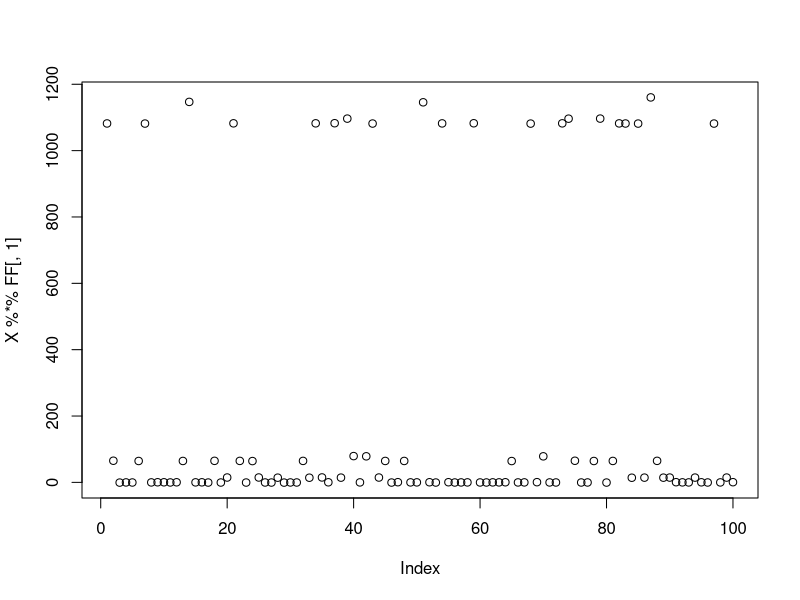
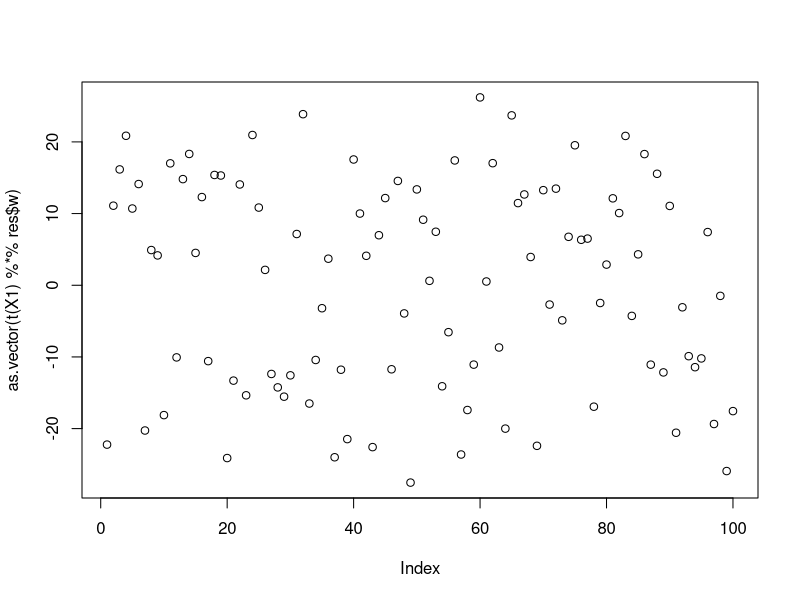
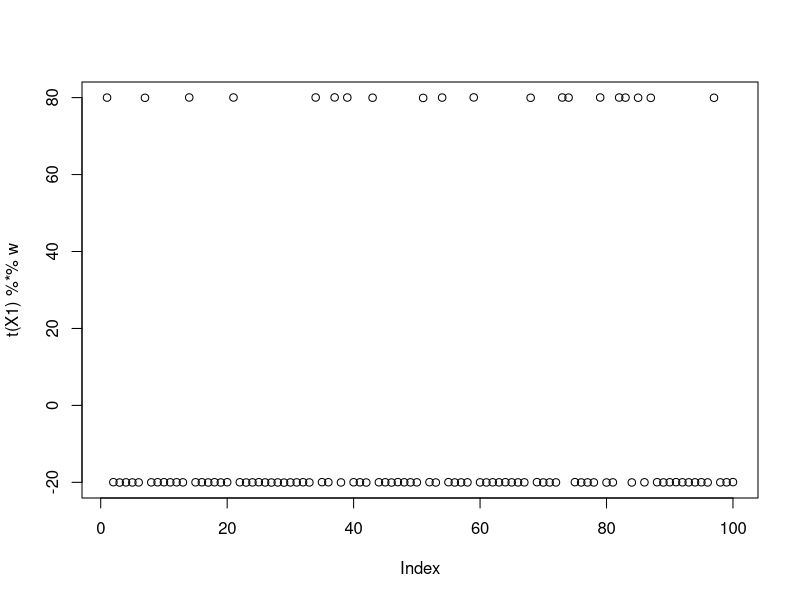
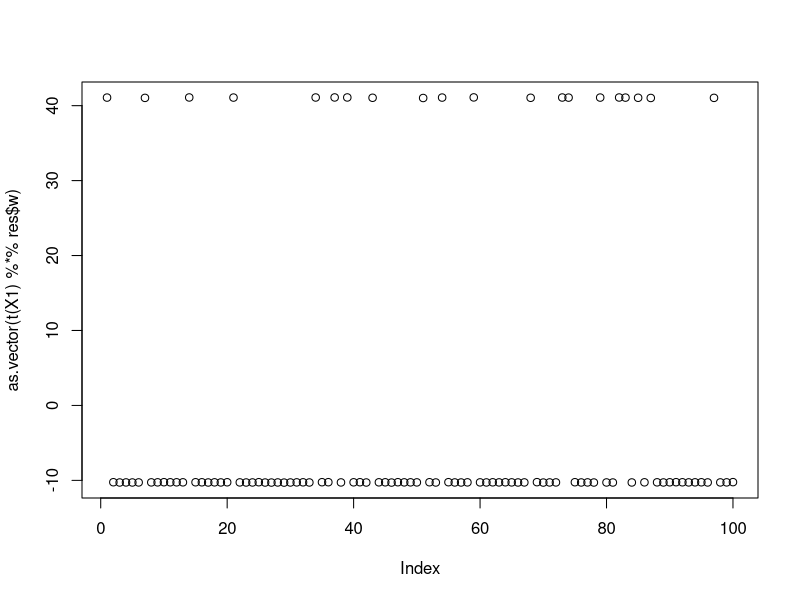
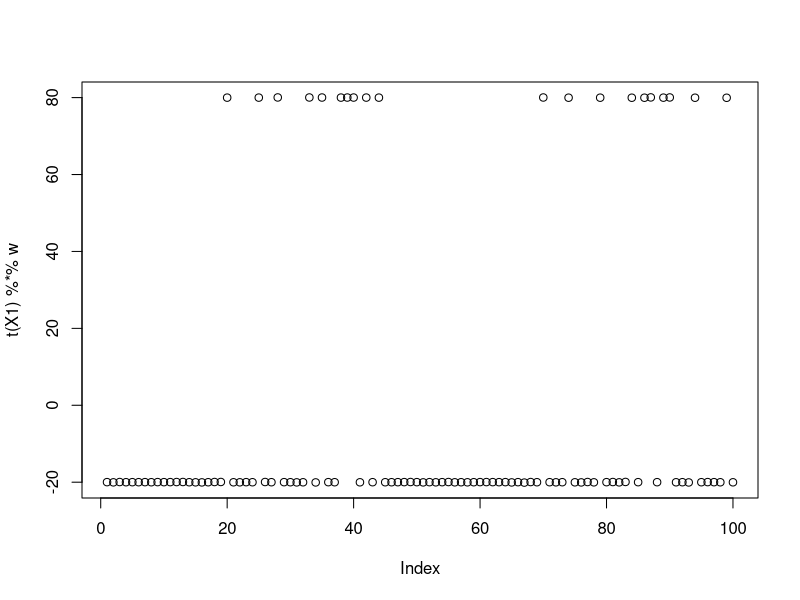
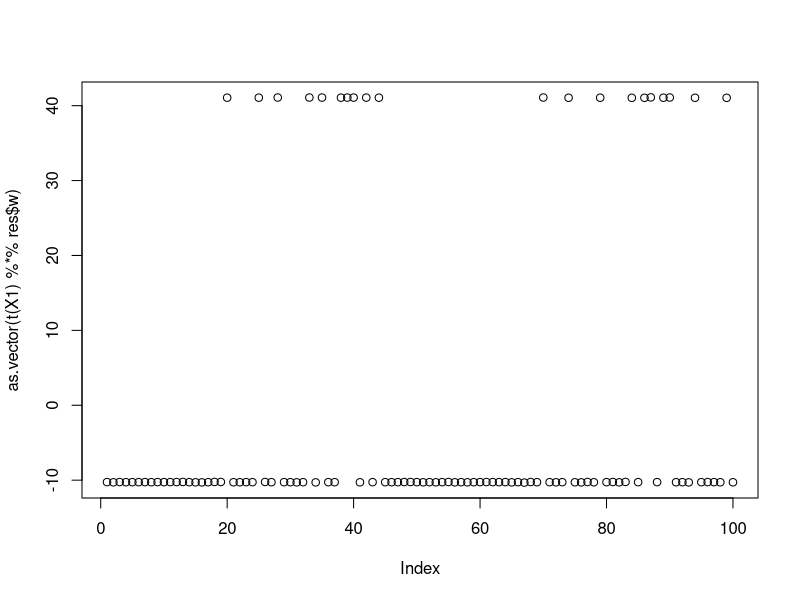
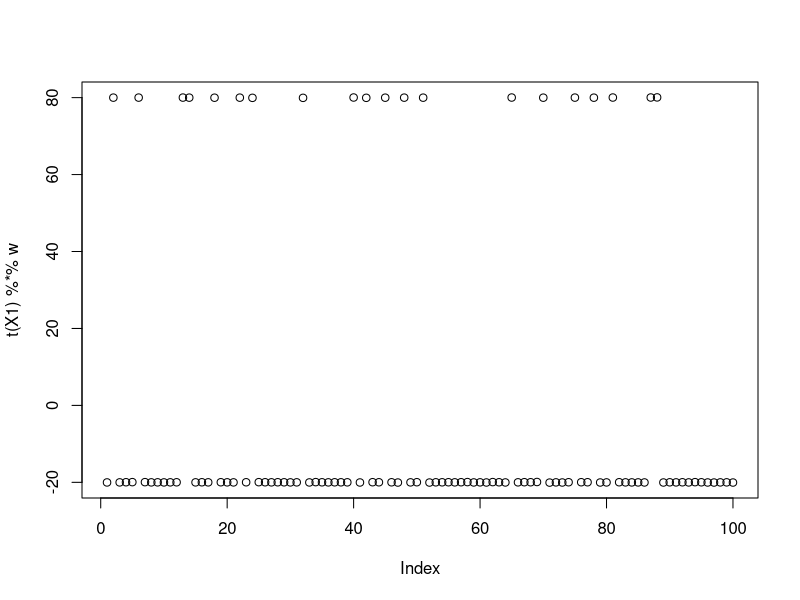
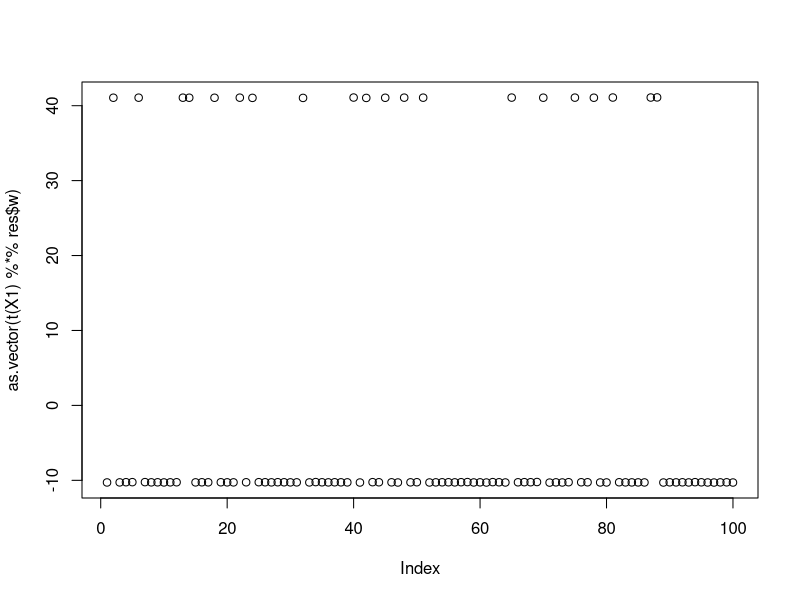

Here is the R script that generated these plots, in order:
## ---- chunk 1
#' Single-unit FastICA update with an intercept term 'c'
#'
#' @param X The pre-processed (centered and whitened) data matrix (p x n).
#' @param w The current weight vector (p x 1).
#' @param c The current intercept scalar.
#' @param c_update_steps How many Newton steps to take for 'c' per iteration. 
#'                       1 is usually sufficient.
#' @return A list containing the updated 'w' (unnormalized) and 'c'.

fastica_r1update_wc = function(X, w, c, c_update_steps = 1) {
  
  # 1. Normalize w (as before)
  w = w / sqrt(sum(w^2))
  
  # --- Step 1: Update the intercept 'c' ---
  
  # Get the current projection *without* the intercept
  # P_current is an (n x 1) vector
  P_current = as.vector(t(X) %*% w) 
  
  # We want to find 'c' that solves E[g(P_current + c)] = 0
  # We use one (or more) Newton steps: c_new = c - f(c) / f'(c)
  
  for (i in 1:c_update_steps) {
    P_shifted = P_current + c
    
    # g(P_current + c)
    G_c = tanh(P_shifted) 
    
    # g'(P_current + c)
    G2_c = 1 - tanh(P_shifted)^2 
    
    # E[g(P_current + c)]
    mean_G = mean(G_c) 
    
    # E[g'(P_current + c)]
    mean_G2 = mean(G2_c) 
    
    # The Newton step (add epsilon for stability)
    c = c - mean_G / (mean_G2 + 1e-6)
  }
  
  # --- Step 2: Update the weight vector 'w' ---
  
  # Now we use the *updated* 'c' to update 'w'
  # P = w'X + c (using the new 'c' from Step 1)
  P = P_current + c 
  
  # g(P)
  G = tanh(P)
  
  # g'(P)
  G2 = 1 - tanh(P)^2
  
  # The FastICA update rule for 'w':
  # w_new = E[X * g(P)] - E[g'(P)] * w
  # (Note: We use sum(G2) as an estimate for E[g'(P)] * n)
  # (and X %*% G as an estimate for E[X*g(P)] * n)
  # The 'n' scaling factor cancels, as 'w' is normalized next iteration.
  w_new = X %*% G - sum(G2) * w 
  
  # 4. Return the updated vector and intercept
  return(list(w = w_new, c = c))
}

#'
#' This is the function that the "profiled" and "skew" update rules
#' are trying to find an extremum (max/min) of.
#'
#' @param X The pre-processed (centered and whitened) data matrix (p x n).
#' @param w The weight vector (p x 1).
#' @param c The intercept scalar.
#' @return The scalar value of the objective function.

compute_objective = function(X, w, c) {
  
  # 1. Normalize w to stay on the ||w||=1 constraint
  w = w / sqrt(sum(w^2))
  
  # 2. Calculate the projection
  P = as.vector(t(X) %*% w) # (n x 1) vector

  # 3. Create the shifted projection
  S = P + c
  
  # 5. Apply G(u) = log(cosh(u))
  G_S = log(cosh(S))
  
  # 6. Compute the expectation (as a sample mean)
  objective_value = mean(G_S)
  
  return(objective_value)
}
## ---- chunk 2
preprocess = function(X, n.comp=10){
  n <- nrow(X)
  p <- ncol(X)
  X <- scale(X, scale = FALSE)
  X <- t(X)
  
  ## This appears to be equivalant to X1 = t(svd(X)$v[,1:n.comp])       
  V <- X %*% t(X)/n
  s <- La.svd(V)
  D <- diag(c(1/sqrt(s$d)))
  K <- D %*% t(s$u)
  K <- matrix(K[1:n.comp, ], n.comp, p)
  X1 <- K %*% X
  return(X1)
}
## ---- chunk 3
K=3
p = 1000
n = 100
set.seed(1)
L = matrix(0,nrow=n,ncol=K)
for(i in 1:K){L[sample(1:n,20),i]=1}
FF = matrix(rnorm(p*K), nrow = p, ncol=K)

X = L %*% t(FF) + rnorm(n*p,0,0.01)
plot(X %*% FF[,1])
## ---- chunk 4
X1 = preprocess(X)
w = rnorm(nrow(X1))
c = 0 # this does not matter as c is updated first
res = list(w=w,c=c)
for(i in 1:100)
  res = fastica_r1update_wc(X1,res$w,res$c)
cor(L,t(X1) %*% res$w)
plot(as.vector(t(X1) %*% res$w))
res$c
compute_objective(X1,res$w,res$c)
## ---- chunk 5
w = X1 %*% L[,1]
plot(t(X1) %*% w)

c = 0 # note this does not matter much because c gets updated first in the algorithm
res = list(w=w,c=c)
for(i in 1:100)
  res = fastica_r1update_wc(X1,res$w,res$c)
cor(L,t(X1) %*% res$w)
plot(as.vector(t(X1) %*% res$w))
print(compute_objective(X1,res$w,res$c), digits=20)
## ---- chunk 6
w = X1 %*% L[,2]
plot(t(X1) %*% w)

c = 0 # note this does not matter much because c gets updated first in the algorithm
res = list(w=w,c=c)
for(i in 1:100)
  res = fastica_r1update_wc(X1,res$w,res$c)
cor(L,t(X1) %*% res$w)
plot(as.vector(t(X1) %*% res$w))
print(compute_objective(X1,res$w,res$c), digits=20)
## ---- chunk 7
w = X1 %*% L[,3]
plot(t(X1) %*% w)

c = 0 # note this does not matter much because c gets updated first in the algorithm
res = list(w=w,c=c)
for(i in 1:100)
  res = fastica_r1update_wc(X1,res$w,res$c)
cor(L,t(X1) %*% res$w)
plot(as.vector(t(X1) %*% res$w))
print(compute_objective(X1,res$w,res$c),digits=20)
## ---- chunk 8
obj = rep(0,100)
for(seed in 1:100){
  set.seed(seed)
  res = list(w = rnorm(nrow(X1)), c=0)
  for(i in 1:100)
    res = fastica_r1update_wc(X1,res$w,res$c)
  obj[seed] = compute_objective(X1,res$w,res$c)
}
plot(obj)
print(sort(obj,decreasing=TRUE)[1:15],digits=20)
## ---- chunk 9
seed= order(obj,decreasing=TRUE)[1]
set.seed(seed)
res = list(w = rnorm(nrow(X1)), c=0)
for(i in 1:100)
  res = fastica_r1update_wc(X1,res$w,res$c)
cor(L,t(X1) %*% res$w)
plot(as.vector(t(X1) %*% res$w))
max(obj)
## ---- chunk 10
seed= order(obj,decreasing=TRUE)[8]
set.seed(seed)
res = list(w = rnorm(nrow(X1)), c=0)
for(i in 1:100)
  res = fastica_r1update_wc(X1,res$w,res$c)
cor(L,t(X1) %*% res$w)
plot(as.vector(t(X1) %*% res$w))
## ---- chunk 11
seed= order(obj,decreasing=TRUE)[11]
set.seed(seed)
res = list(w = rnorm(nrow(X1)), c=0)
for(i in 1:100)
  res = fastica_r1update_wc(X1,res$w,res$c)
cor(L,t(X1) %*% res$w)
plot(as.vector(t(X1) %*% res$w))
## ---- chunk 12
obj = rep(0,10)
for(pc in 1:10){
  w = rep(0,10)
  w[pc] = 1
  res = list(w = w, c=0)
  for(i in 1:100)
    res = fastica_r1update_wc(X1,res$w,res$c)
  obj[pc] = compute_objective(X1,res$w,res$c)
}
plot(obj)
print(sort(obj,decreasing=TRUE)[1:10],digits=20)
## ---- chunk 13
obj = rep(0,100)
for(seed in 1:100){
  set.seed(seed)
  res = list(w = c(rnorm(3),rep(0,7)), c=0)
  for(i in 1:100)
    res = fastica_r1update_wc(X1,res$w,res$c)
  obj[seed] = compute_objective(X1,res$w,res$c)
}
plot(log(max(obj)-obj))
print(sort(obj-max(obj),decreasing=TRUE),digits=20)
## ---- chunk 14
K=9
p = 1000
n = 100
set.seed(1)
L = matrix(0,nrow=n,ncol=K)
for(i in 1:K){L[sample(1:n,20),i]=1}
FF = matrix(rnorm(p*K), nrow = p, ncol=K)

X = L %*% t(FF) + rnorm(n*p,0,0.01)
plot(X %*% FF[,1])
## ---- chunk 15
X1 = preprocess(X)
w = rnorm(nrow(X1))
c = 0 # this does not matter as c is updated first
res = list(w=w,c=c)
for(i in 1:100)
  res = fastica_r1update_wc(X1,res$w,res$c)
cor(L,t(X1) %*% res$w)
plot(as.vector(t(X1) %*% res$w))
res$c
compute_objective(X1,res$w,res$c)
## ---- chunk 16
w = X1 %*% L[,1]
plot(t(X1) %*% w)

c = 0 # note this does not matter much because c gets updated first in the algorithm
res = list(w=w,c=c)
print(compute_objective(X1,res$w,res$c), digits=20)


for(i in 1:100)
  res = fastica_r1update_wc(X1,res$w,res$c)
cor(L,t(X1) %*% res$w)
plot(as.vector(t(X1) %*% res$w))
print(compute_objective(X1,res$w,res$c), digits=20)
## ---- chunk 17
obj = rep(0,100)
for(seed in 1:100){
  set.seed(seed)
  res = list(w = rnorm(nrow(X1)), c=0)
  for(i in 1:100)
    res = fastica_r1update_wc(X1,res$w,res$c)
  obj[seed] = compute_objective(X1,res$w,res$c)
}
plot(obj)
print(sort(obj,decreasing=TRUE)[1:20],digits=20)
## ---- chunk 18
seed= order(obj,decreasing=TRUE)[1]
set.seed(seed)
res = list(w = rnorm(nrow(X1)), c=0)
for(i in 1:100)
  res = fastica_r1update_wc(X1,res$w,res$c)
cor(L,t(X1) %*% res$w)
plot(as.vector(t(X1) %*% res$w))
max(obj)
## ---- chunk 19
seed= order(obj,decreasing=TRUE)[2]
set.seed(seed)
res = list(w = rnorm(nrow(X1)), c=0)
for(i in 1:100)
  res = fastica_r1update_wc(X1,res$w,res$c)
cor(L,t(X1) %*% res$w)
plot(as.vector(t(X1) %*% res$w))
## ---- chunk 20
seed= order(obj,decreasing=TRUE)[4]
set.seed(seed)
res = list(w = rnorm(nrow(X1)), c=0)
for(i in 1:100)
  res = fastica_r1update_wc(X1,res$w,res$c)
cor(L,t(X1) %*% res$w)
plot(as.vector(t(X1) %*% res$w))
## ---- chunk 21
w = X1 %*% (L[,3] + L[,9])
plot(t(X1) %*% w)

c = 0 # note this does not matter much because c gets updated first in the algorithm
res = list(w=w,c=c)
print(compute_objective(X1,res$w,res$c), digits=20)

for(i in 1:100)
  res = fastica_r1update_wc(X1,res$w,res$c)
cor(L,t(X1) %*% res$w)
plot(as.vector(t(X1) %*% res$w))
print(compute_objective(X1,res$w,res$c), digits=20)
## ---- chunk 22
w = X1 %*% (0.45*L[,3] + 0.55*L[,9])
plot(t(X1) %*% w)

c = 0 # note this does not matter much because c gets updated first in the algorithm
res = list(w=w,c=c)
print(compute_objective(X1,res$w,res$c), digits=20)

for(i in 1:100)
  res = fastica_r1update_wc(X1,res$w,res$c)
cor(L,t(X1) %*% res$w)
plot(as.vector(t(X1) %*% res$w))
print(compute_objective(X1,res$w,res$c), digits=20)
## ---- chunk 23
set.seed(1)
n = 100
p = 1000
L = matrix(0,nrow=n,ncol=4)
L[1:25,1] = 1 
L[26:50,2] = 1 
L[51:75,3]  = 1
L[76:100,4] = 1
FF = matrix(rnorm(p*4),nrow=p) 
X = L %*% t(FF) + rnorm(n*p,0,0.01)
image(X%*% t(X))
X1 = preprocess(X,n.comp=4)
## ---- chunk 24
obj = rep(0,100)
for(seed in 1:100){
  set.seed(seed)
  res = list(w = rnorm(nrow(X1)), c=0)
  for(i in 1:100)
    res = fastica_r1update_wc(X1,res$w,res$c)
  obj[seed] = compute_objective(X1,res$w,res$c)
}
plot(obj)
## ---- chunk 25
seed= order(obj,decreasing=TRUE)[1]
set.seed(seed)
res = list(w = rnorm(nrow(X1)), c=0)
for(i in 1:100)
  res = fastica_r1update_wc(X1,res$w,res$c)
cor(L,t(X1) %*% res$w)
plot(as.vector(t(X1) %*% res$w))
## ---- chunk 26
seed= order(obj,decreasing=TRUE)[2]
set.seed(seed)
res = list(w = rnorm(nrow(X1)), c=0)
for(i in 1:100)
  res = fastica_r1update_wc(X1,res$w,res$c)
cor(L,t(X1) %*% res$w)
plot(as.vector(t(X1) %*% res$w))
## ---- chunk 27
seed= order(obj,decreasing=TRUE)[3]
set.seed(seed)
res = list(w = rnorm(nrow(X1)), c=0)
for(i in 1:100)
  res = fastica_r1update_wc(X1,res$w,res$c)
cor(L,t(X1) %*% res$w)
plot(as.vector(t(X1) %*% res$w))
## ---- chunk 28
set.seed(1)
n = 225
p = 1000
L = matrix(0,nrow=n,ncol=9)
for(i in 1:9){L[((i-1)*25+1):(i*25),i] = 1}
FF = matrix(rnorm(p*9),nrow=p)
X = L %*% t(FF) + rnorm(n*p,0,0.01)
image(X%*% t(X))
X1 = preprocess(X,n.comp=10)
## ---- chunk 29
obj = rep(0,100)
for(seed in 1:100){
  set.seed(seed)
  res = list(w = rnorm(nrow(X1)), c=0)
  for(i in 1:100)
    res = fastica_r1update_wc(X1,res$w,res$c)
  obj[seed] = compute_objective(X1,res$w,res$c)
}
plot(obj)
obj
res$c
## ---- chunk 30
seed= 1
set.seed(seed)
res = list(w = rnorm(nrow(X1)), c=0)
for(i in 1:100)
  res = fastica_r1update_wc(X1,res$w,res$c)
cor(L,t(X1) %*% res$w)
plot(as.vector(t(X1) %*% res$w))
res$c
## ---- chunk 31
seed= 2
set.seed(seed)
res = list(w = rnorm(nrow(X1)), c=0)
for(i in 1:100)
  res = fastica_r1update_wc(X1,res$w,res$c)
cor(L,t(X1) %*% res$w)
plot(as.vector(t(X1) %*% res$w))
res$c
## ---- chunk 32
w = X1 %*% L[,1]
plot(t(X1) %*% w)

c = 0 # note this does not matter much because c gets updated first in the algorithm
res = list(w=w,c=c)
print(compute_objective(X1,res$w,res$c), digits=20)


for(i in 1:100)
  res = fastica_r1update_wc(X1,res$w,res$c)
cor(L,t(X1) %*% res$w)
plot(as.vector(t(X1) %*% res$w))
print(compute_objective(X1,res$w,res$c), digits=20)
## ---- chunk 33
# set up L to be a tree with 4 tips and 7 branches (including top shared branch)
set.seed(1)
n = 100
p = 1000
L = matrix(0,nrow=n,ncol=6)
L[1:50,1] = 1 #top split L
L[51:100,2] = 1 # top split R
L[1:25,3]  = 1
L[26:50,4] = 1
L[51:75,5] = 1
L[76:100,6] = 1
FF = matrix(rnorm(p*6),nrow=p) 
X = L %*% t(FF) + rnorm(n*p,0,0.01)
image(X%*% t(X))
X1 = preprocess(X)
## ---- chunk 34
obj = rep(0,100)
Lhat = matrix(nrow=100,ncol=n)
for(seed in 1:100){
  set.seed(seed)
  res = list(w = c(rnorm(3),rep(0,7)), c=0)
  for(i in 1:100)
    res = fastica_r1update_wc(X1,res$w,res$c)
  obj[seed] = compute_objective(X1,res$w,res$c)
  Lhat[seed,] = t(X1) %*% res$w
}
plot(obj)
image(Lhat[order(obj,decreasing=TRUE),])
## ---- chunk 35
seed = order(obj,decreasing=TRUE)[1]
set.seed(seed)
res = list(w = c(rnorm(3),rep(0,7)), c=0)
for(i in 1:100)
  res = fastica_r1update_wc(X1,res$w,res$c)

cor(L,t(X1) %*% res$w)
plot(as.vector(t(X1) %*% res$w))
## ---- chunk 36
seed = order(obj,decreasing=TRUE)[3]
set.seed(seed)
res = list(w = c(rnorm(3),rep(0,7)), c=0)
for(i in 1:100)
  res = fastica_r1update_wc(X1,res$w,res$c)

cor(L,t(X1) %*% res$w)
plot(as.vector(t(X1) %*% res$w))
## ---- chunk 37
set.seed(1)
w.init = c(rnorm(3),rep(0,7))
w.init = w.init - sum(w.init * res$w)/(sum(res$w^2)) * res$w
res = list(w = w.init, c=0)
for(i in 1:100)
  res = fastica_r1update_wc(X1,res$w,res$c)
cor(L,t(X1) %*% res$w)
plot(as.vector(t(X1) %*% res$w))
## ---- chunk 38
set.seed(1)
w1 = rnorm(ncol(X)) # linear comb of columns in the original space
l1 = X %*% w1
w = X1 %*% l1
w.init = w/mean(w^2)
plot(t(X1) %*% w.init, l1)
## ---- chunk 39
res = list(w = w.init, c=0)
for(i in 1:100)
  res = fastica_r1update_wc(X1,res$w,res$c)
cor(L,t(X1) %*% res$w)
plot(as.vector(t(X1) %*% res$w))
lhat = t(X1) %*% res$w
what = t(X) %*% lhat # finds an optimal w in the original space
## ---- chunk 40
w1 = rnorm(ncol(X))
w1 = w1 - sum(w1 * what)/(sum(what^2)) * what # orthogonal to what

l1 = X %*% w1
w = X1 %*% l1
w.init = w/mean(w^2)
plot(t(X1) %*% w.init, l1)
## ---- chunk 41
res = list(w = w.init, c=0)
for(i in 1:100)
  res = fastica_r1update_wc(X1,res$w,res$c)
cor(L,t(X1) %*% res$w)
plot(as.vector(t(X1) %*% res$w))
